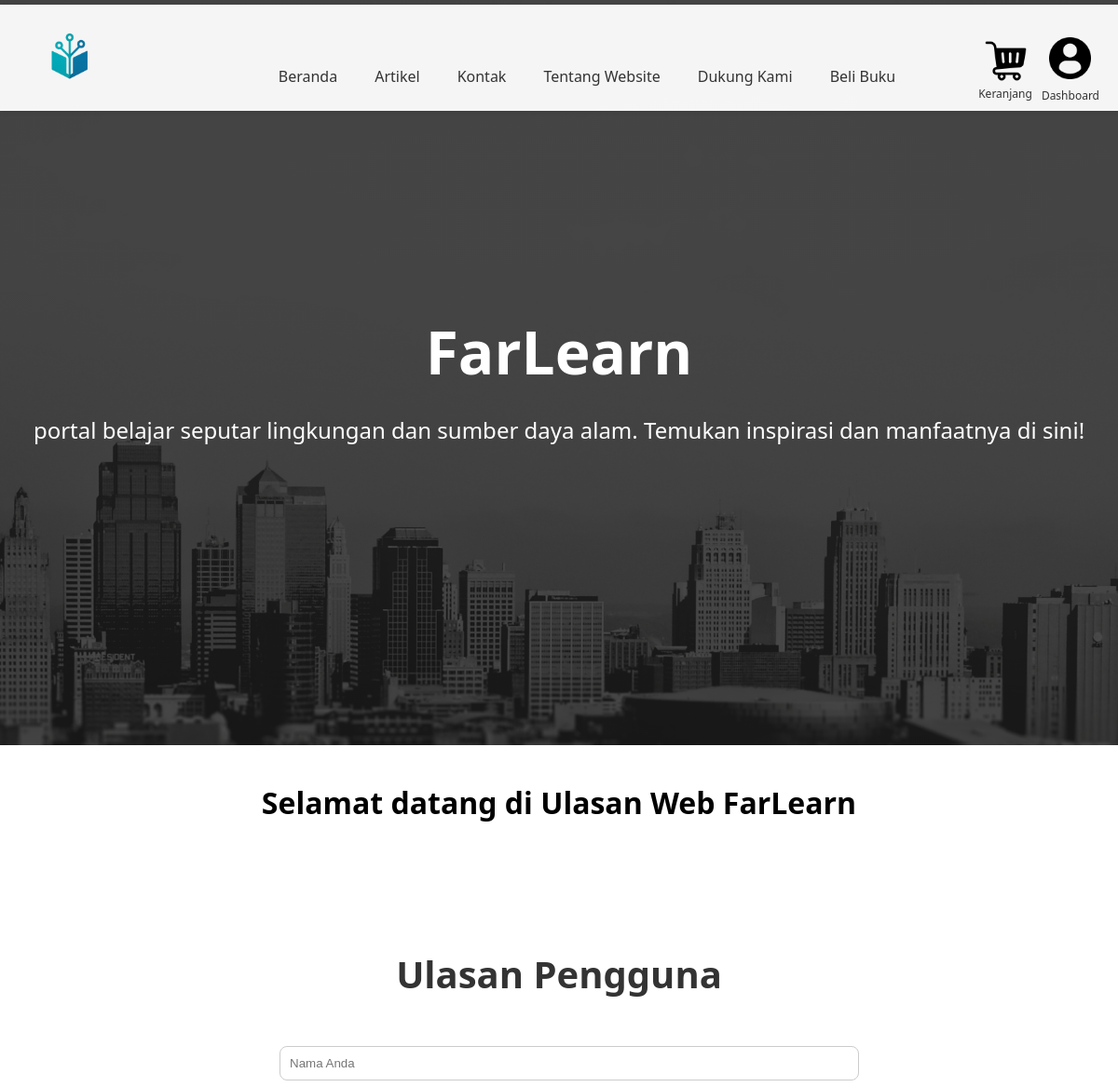
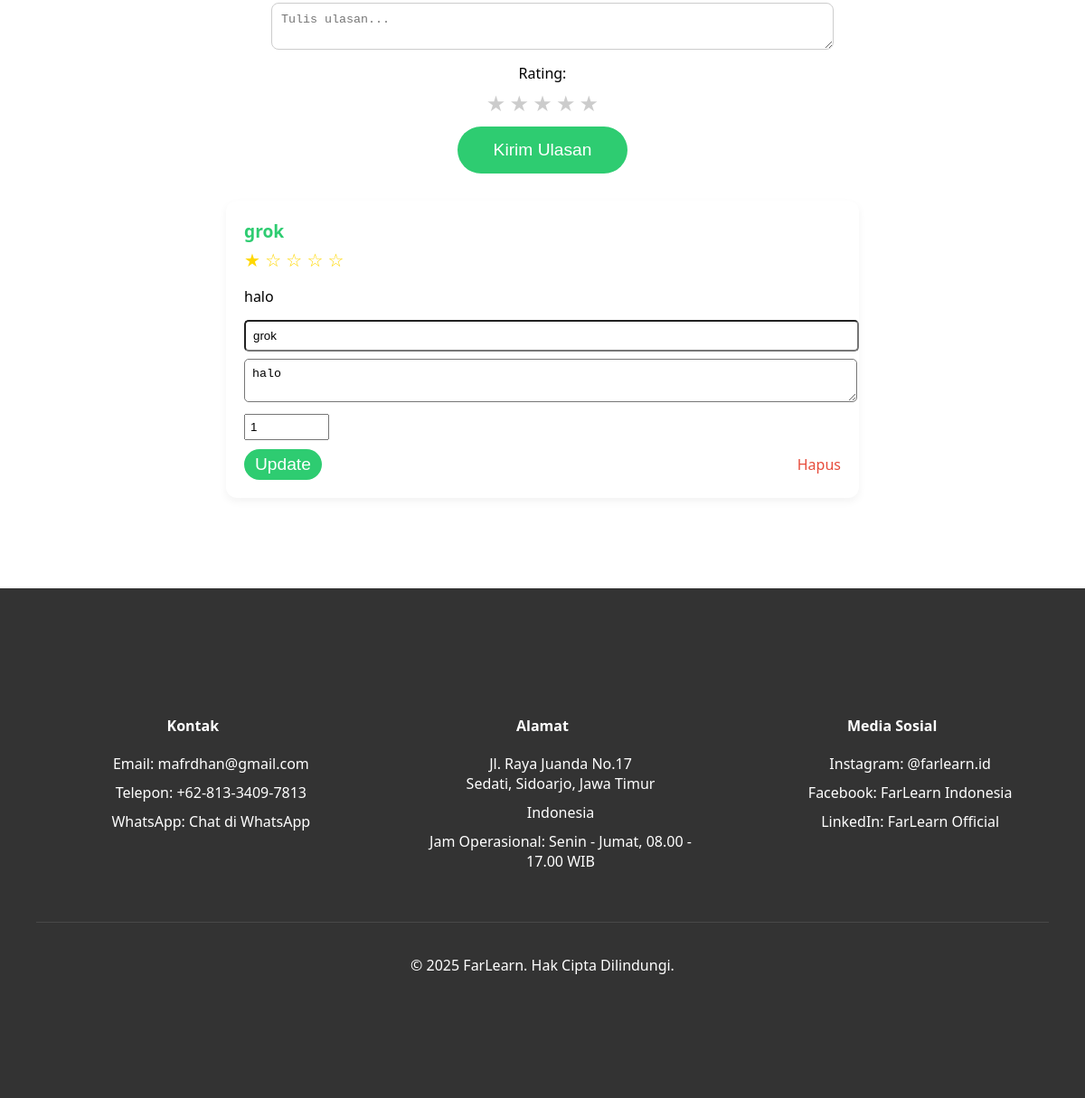
Screenshot of /ulasan/ulasan.php (signed in) with the database file from the repository (2 pictures, top to bottom).
### tables this page shows
CREATE TABLE `ulasan_web` (
  `id` int(11) NOT NULL,
  `nama` varchar(100) NOT NULL,
  `komentar` text NOT NULL,
  `rating` int(11) NOT NULL CHECK (`rating` between 1 and 5),
  `user_id` int(11) DEFAULT NULL,
  `email` varchar(255) DEFAULT NULL
);

### ulasan/ulasan.php (the view, shortened to what this page needs)
<?php
include 'db.php';
?>
<!DOCTYPE html>
<html lang="id">
<head>
<link rel="stylesheet" href="../UKL/ukl.css">
</head>
<body>
<nav>
    <div class="logo">
        <img src="../front_web/farlearn.png" alt="Logo">
    </div>
    <ul>
        <li><a href="#beranda">Beranda</a></li>
        <li><a href="http://localhost/farlearn/UKL/ukl.php">Artikel</a></li>
        <li><a href="#kontak">Kontak</a></li>
        <li><a href="http://localhost/farlearn/Profil/about_farlearn.php">Tentang Website</a></li>
        <li><a href="../donation/donation.php">Dukung Kami</a></li>
        <li><a href="../buku/books.php">Beli Buku</a></li>
    </ul>
    <div class="nav-icons">
        <a href="http://localhost/farlearn/buku/books.php" class="icon-link">
            <div class="icon-with-text">
                <img src="../front_web/cart.png" class="icon" alt="Keranjang">
                <span class="icon-text">Keranjang</span>
            </div>
        </a>
        <div class="icon-wrapper">
            <a href="http://localhost/farlearn/Login_page/dashboard.php">
                <img src="../front_web/profile.png" alt="Profil" class="icon">
            </a>
            <span class="icon-text">Dashboard</span>
        </div>
    </div>
</nav>
<header id="beranda">
    <div class="hero-text">
        <h1>FarLearn</h1>
        <p> portal belajar seputar lingkungan dan sumber daya alam. Temukan inspirasi dan manfaatnya di sini!</p>
    </div>
</header>
<main>
<?php
$ulasan = mysqli_query($conn, "SELECT * FROM ulasan_web ORDER BY id DESC");
?>
<h1 style="text-align: center; margin-top: 40px;">Selamat datang di Ulasan Web FarLearn</h1>
<section class="section" id="ulasan">
    <h2 class="section-title">Ulasan Pengguna</h2>
    <form method="POST" style="max-width: 600px; margin: 0 auto 30px;">
        <input type="text" name="nama" placeholder="Nama Anda" required style="width: 100%; padding: 10px; margin-bottom: 10px; border-radius: 8px; border: 1px solid #ccc;">
        <textarea name="komentar" placeholder="Tulis ulasan..." required style="width: 100%; padding: 10px; margin-bottom: 10px; border-radius: 8px; border: 1px solid #ccc;"></textarea>
        <div style="text-align: center; margin-bottom: 10px;">
            <label style="display: block; margin-bottom: 5px;">Rating:</label>
            <div id="starContainer">
                <?php for ($i = 1; $i <= 5; $i++): ?>
                    <span class="star" data-value="<?= $i ?>" style="font-size: 24px; cursor: pointer; color: #ccc;">&#9733;</span>
                <?php endfor; ?>
            </div>
        </div>
        <div style="text-align: center;">
            <button type="submit" name="submit" class="cta-button">Kirim Ulasan</button>
        </div>
    </form>
    <div style="max-width: 700px; margin: auto;">
        <?php while ($row = mysqli_fetch_assoc($ulasan)) : ?>
            <div style="background: white; border-radius: 12px; box-shadow: 0 4px 10px rgba(0,0,0,0.05); padding: 20px; margin-bottom: 20px;">
                <strong style="color: #2ecc71; font-size: 1.2rem;"><?= htmlspecialchars($row['nama']) ?></strong>
                <div style="color: gold; font-size: 20px; margin: 5px 0;">
                    <?php for ($i = 1; $i <= 5; $i++): ?>
                        <?= $i <= $row['rating'] ? '★' : '☆' ?>
                    <?php endfor; ?>
                </div>
                <p style="margin-bottom: 15px;"><?= nl2br(htmlspecialchars($row['komentar'])) ?></p>
                <?php if ($row['email'] === $_SESSION['email']) : ?>
                <form method="POST">
                    <input type="text" name="nama" value="<?= htmlspecialchars($row['nama']) ?>" required style="width: 100%; padding: 8px; border-radius: 5px; margin-bottom: 8px;">
                    <textarea name="komentar" required style="width: 100%; padding: 8px; border-radius: 5px; margin-bottom: 8px;"><?= htmlspecialchars($row['komentar']) ?></textarea>
                    <input type="number" name="rating" min="1" max="5" value="<?= $row['rating'] ?>" required style="width: 80px; padding: 5px; margin-bottom: 10px;">
                    <div style="display: flex; justify-content: space-between; align-items: center;">
                        <button type="submit" name="update" class="cta-button" style="padding: 6px 12px;">Update</button>
                        <a href="ulasan.php?delete=<?= $row['id'] ?>" onclick="return confirm('Yakin ingin menghapus ulasan ini?')" style="color: #e74c3c; text-decoration: none;">Hapus</a>
                    </div>
                </form>
                <?php endif; ?>
            </div>
        <?php endwhile; ?>
    </div>
</section>
<footer>
    <section id="kontak" class="section">
        <div class="footer-content">
            <div class="footer-section">
                <h4>Kontak</h4>
                <ul>
                    <li>Email: <a href="mailto:mafrdhan@gmail.com">mafrdhan@gmail.com</a></li>
                    <li>Telepon: <a href="tel:+6281334097813">+62-813-3409-7813</a></li>
                    <li>WhatsApp: <a href="https://wa.me/6281334097813" target="_blank">Chat di WhatsApp</a></li>
                </ul>
            </div>
            <div class="footer-section">
                <h4>Alamat</h4>
                <ul>
                    <li>
                        <a href="https://www.google.com/maps/place/Sedati,+Sidoarjo,+Jawa+Timur" target="_blank">
                            Jl. Raya Juanda No.17<br>
                            Sedati, Sidoarjo, Jawa Timur
                        </a>
                    </li>
                    <li>Indonesia</li>
                    <li>Jam Operasional: Senin - Jumat, 08.00 - 17.00 WIB</li>
                </ul>
            </div>
            <div class="footer-section">
                <h4>Media Sosial</h4>
                <ul>
                    <li><a href="https://instagram.com/farlearn.id" target="_blank">Instagram: @farlearn.id</a></li>
                    <li><a href="https://facebook.com/farlearnindonesia" target="_blank">Facebook: FarLearn Indonesia</a></li>
                    <li><a href="https://linkedin.com/company/farlearn" target="_blank">LinkedIn: FarLearn Official</a></li>
                </ul>
            </div>
        </div>
        <div class="footer-bottom">
            <p>&copy; 2025 FarLearn. Hak Cipta Dilindungi.</p>
        </div>
    </section>
</footer>
</main>
</body>
</html>

### UKL/ukl.css (style rules this page uses)
body { margin: 0; padding: 0; box-sizing: border-box; font-family: 'Segoe UI', Tahoma, Geneva, Verdana, sans-serif; }
header { background: linear-gradient(rgba(0,0,0,0.7), rgba(0,0,0,0.7)), url('../front_web/Background.png') center/cover; height: 100vh; color: white; display: flex; flex-direction: column-reverse; justify-content: center; align-items: center; text-align: center; padding: 0 20px; }
.logo { display: flex; justify-content: space-between; align-items: center; height: 40px; margin-right: 20px; }
.logo img { height: 90px; margin-left: 20px; margin-top: 50px; }
nav { position: absolute; top: 5px; width: 100%; padding: 10px; background-color: rgba(255, 255, 255, 0.95); box-shadow: 0 2px 5px rgba(0,0,0,0.1); z-index: 1000; }
nav ul { display: flex; justify-content: center; list-style: none; gap: 40px; }
nav a { color: #333; text-decoration: none; font-weight: 500; transition: color 0.3s; }
.hero-text h1 { font-size: 4rem; margin-bottom: 20px; animation: fadeIn 1s ease-in; }
.hero-text p { font-size: 1.5rem; margin-bottom: 30px; animation: fadeIn 1.5s ease-in; }
.cta-button { padding: 15px 40px; background-color: #2ecc71; color: white; border: none; border-radius: 30px; font-size: 1.2rem; cursor: pointer; transition: transform 0.3s, background-color 0.3s; animation: fadeIn 2s ease-in; text-decoration: none; }
.section { padding: 80px 20px; }
.section-title { text-align: center; font-size: 2.5rem; margin-bottom: 50px; color: #333; }
.nav-icons { position: absolute; top: 30px; right: 30px; display: flex; flex-direction: row !important; gap: 10px; align-items: center; }
.nav-icons .icon { width: 45px; height: 45px; object-fit: contain; aspect-ratio: 1 / 1; background-color: transparent; }
.nav-icons { position: absolute; top: 35px; right: 40px; display: flex; flex-direction: column; align-items: center; text-align: center; }
.icon-wrapper { display: flex; flex-direction: column; align-items: center; }
.icon { height: 45px; width: auto; cursor: pointer; transition: transform 0.3s ease; }
.icon-text { margin-top: 4px; font-size: 12px; color: #333; }
.icon-with-text { display: flex; flex-direction: column; align-items: center; }
footer { background-color: #333; color: white; padding: 40px 20px; text-align: center; }
.footer-content { max-width: 1200px; margin: 0 auto; display: grid; grid-template-columns: repeat(auto-fit, minmax(250px, 1fr)); gap: 40px; }
.footer-section h4 { margin-bottom: 20px; }
.footer-section ul { list-style: none; }
.footer-section li { margin-bottom: 10px; }
.footer-section a { color: #fff; text-decoration: none; }
.footer-bottom { margin-top: 40px; padding-top: 20px; border-top: 1px solid rgba(255,255,255,0.1); }

### rows the page displays
ulasan_web: nama "grok", komentar "halo", rating "1"
